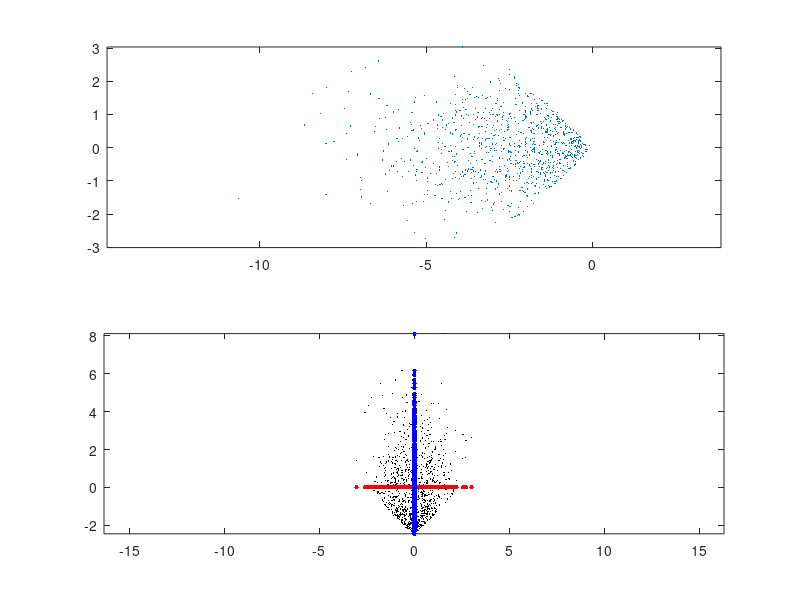

Source code (MATLAB):

data = randn(2,1000);
data(1,:) = data(1,:)*3;

rot_mat = ([1 -1; 1 1] / sqrt(2));

data = rot_mat * data;

data = abs(data);
data = ([-1 -1; -1 1] / sqrt(2)) * data;


% data = [10,9; .1,5]*data.^2;
% data = data + 5*rand(2,200);
%%

data_mean = mean(data,2);
data_diff = data - mean(data,2)*ones(1,size(data,2));
C = (data_diff * data_diff') / (size(data,2)-1);
%
[Q,lambda] = eig(C);

Q = Q(end:-1:1,end:-1:1);
lambda = lambda(end:-1:1,end:-1:1);

[pc,score] = pca(data');

Q
rot_mat
pc
%
%%

data_trans1 = Q(1,:)*data_diff;
data_trans2 = Q(2,:)*data_diff;
data_trans = Q*data_diff

%


figure(1)
subplot(2,1,1)
plot(data(1,:),data(2,:),'.','MarkerSize',2)
axis equal
subplot(2,1,2)
plot(data_trans(1,:),data_trans(2,:),'.k','MarkerSize',2)
hold on
plot(data_trans1,data_trans1*0,'.r','MarkerSize',10)
plot(data_trans2*0,data_trans2,'.b','MarkerSize',10)
hold off
axis equal


